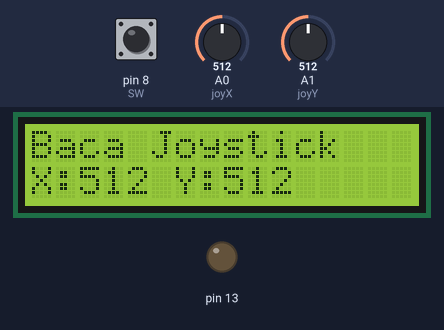
A sketch run on a simulated Arduino Uno, built with avr-gcc and run on an emulated ATmega328P. On the bench: 16×2 character LCD, output pins drawn as LEDs (lit = HIGH). The inputs (shaded band) are chosen by the test bench; at power-on: pin 8 (SW) HIGH, A0 (joyX) = 512, A1 (joyY) = 512.

Above: at 1.2 s.
1.3 s: pin 8 (SW) pulled LOW for 1 s
At 2.6 s:
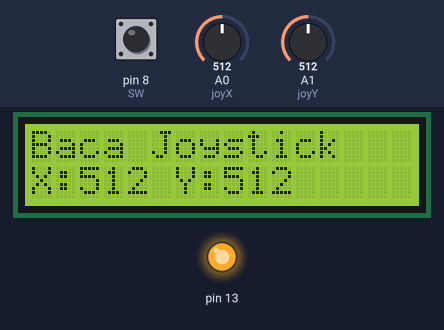
3.8 s: A0 (joyX) set to 716
At 5.0 s:
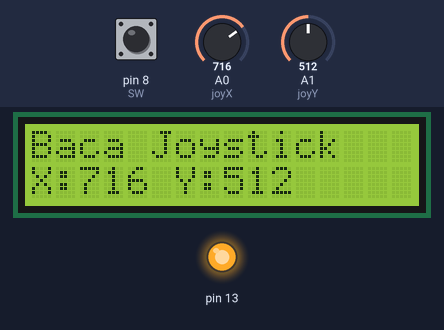
5.3 s: A1 (joyY) set to 716
At 6.2 s:
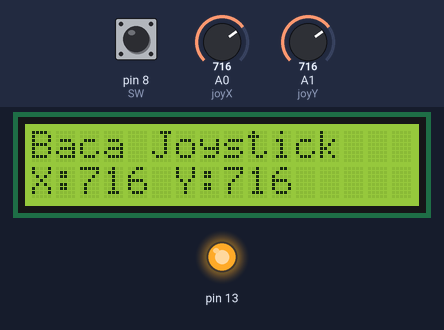
6.8 s: A0 (joyX) set to 900
At 7.3 s:
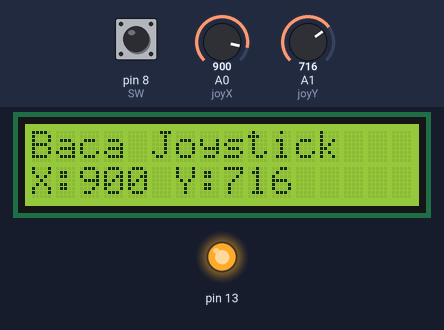
8.3 s: A1 (joyY) set to 900
At 9.5 s:
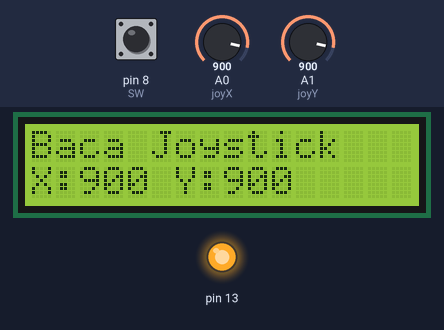
9.8 s: pin 8 (SW) pulled LOW for 0.15 s
At 11.0 s:
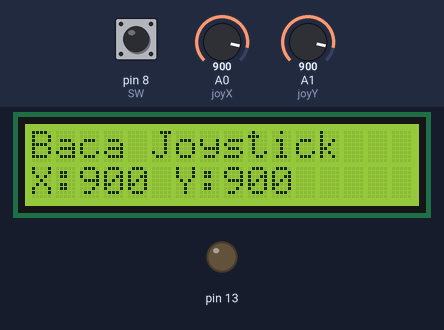
Timing chart, 0 to 12.4 s (numbered marks = the images above; inputs shaded):
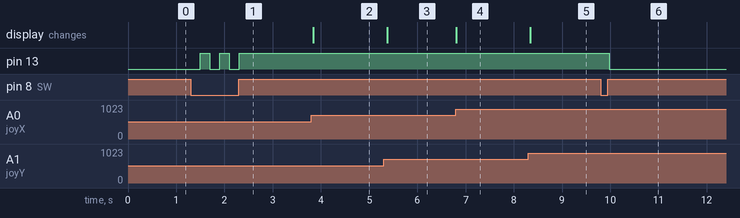

The sketch:

Interfacing_Joystick_dg_Arduino.ino
```cpp
/*************************************
 * Program : Project 31. Interfacing Joystick dg Arduino
 * Input   : Sensor Joystick
 * 125 Proyek Arduino Inkubatek
 * www.tokotronik.com
 * ***********************************/
#include <LiquidCrystal.h>
LiquidCrystal lcd(2, 3, 4, 5, 6, 7);
int joyX = A0;
int joyY = A1;
int value1 = 0;
int value2 = 0;
int SW = 8;
int led = 0;

void setup() {
  pinMode(13, OUTPUT);
  pinMode(SW, INPUT);
  digitalWrite(SW, HIGH);
  lcd.begin(16, 2);
  lcd.print("Baca Joystick");
}

void loop() {
  value1 = analogRead(joyX);
  value2 = analogRead(joyY);
  lcd.setCursor(0 ,1);
  //X=46 --> 1018
  lcd.print("X:");
  lcd.print(value1);
  //Y=46 --> 1018
  lcd.print(" Y:");
  lcd.print(value2);
  lcd.print("  ");
  if(digitalRead(SW)==0){
    delay(100);
    led=!led;
    digitalWrite(13, led);
  }
  delay(100);
  }
```

Measured:
- after the input at 1.3 s, pin 13: alternates HIGH for 0.20 s and LOW for 0.20 s, 5 changes in all, then stays HIGH, starting after 0.20 s
- after the input at 3.8 s, the display: changes at once (image 2)
- after the input at 5.3 s, the display: changes after 0.08 s (image 3)
- after the input at 6.8 s, the display: changes at once (image 4)
- after the input at 8.3 s, the display: changes at once (image 5)
- after the input at 9.8 s, pin 13: HIGH → LOW after 0.18 s
